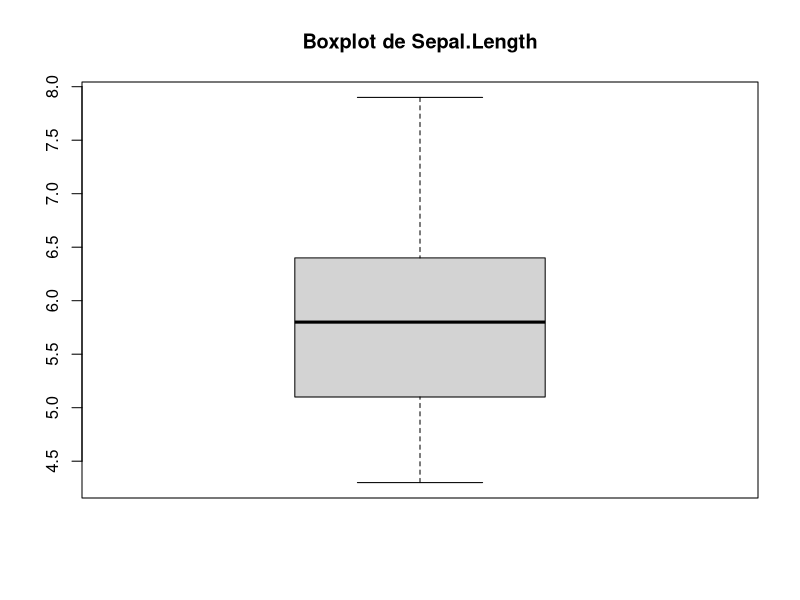
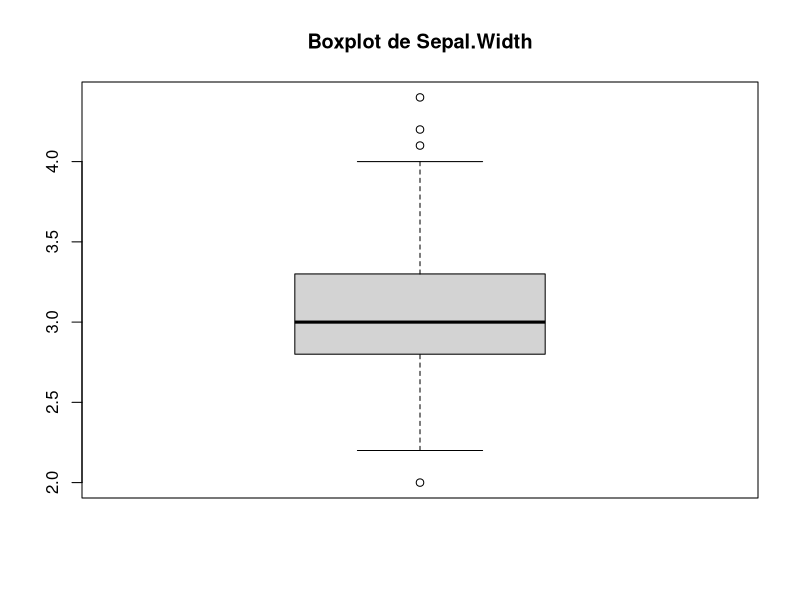
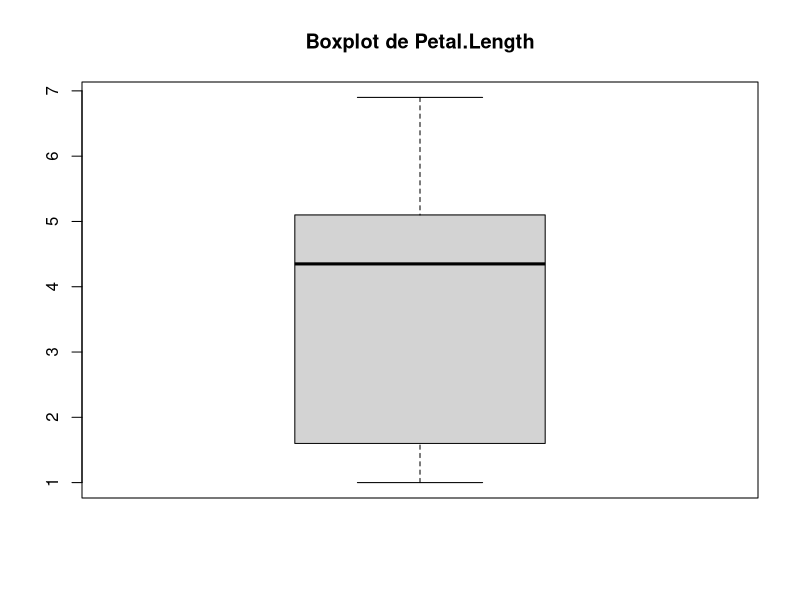
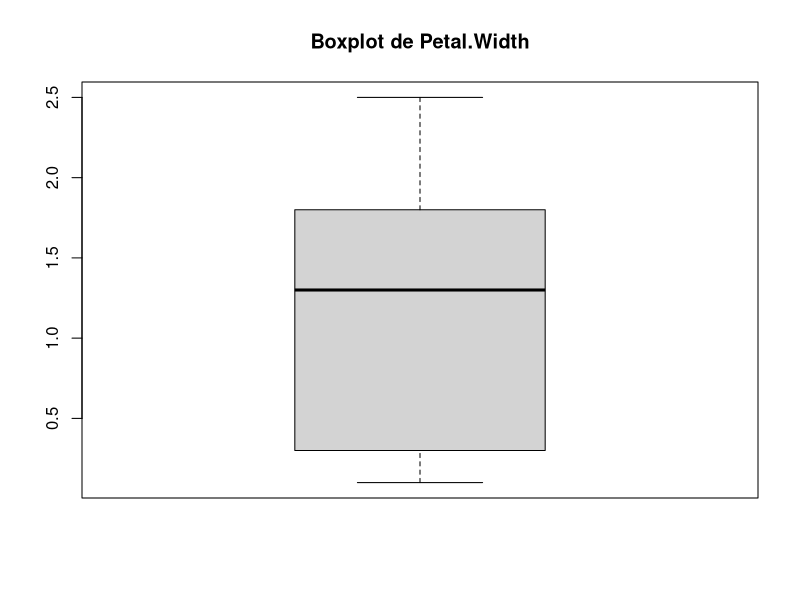
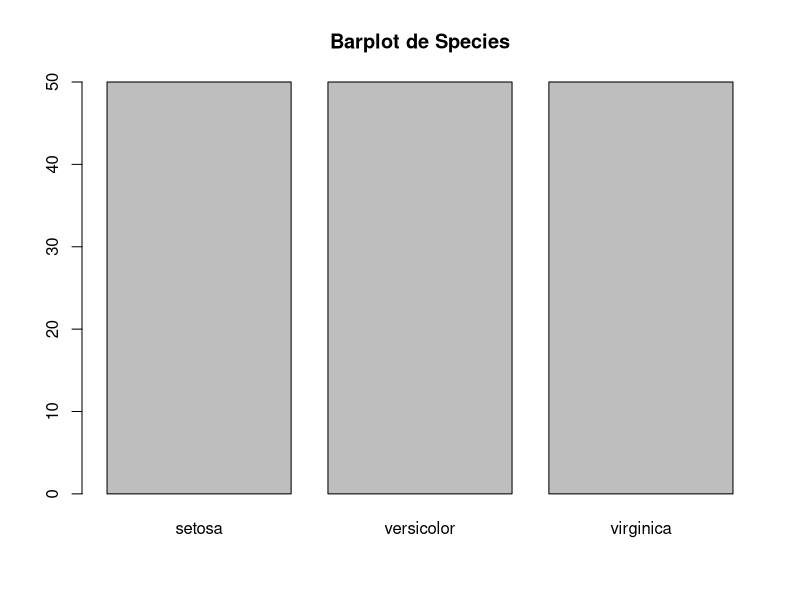

Generate these figures, in order, with R: (Note: a time limit stopped this script after it produced the figures.)
# EXERCICE 1



# SALAIRE BRUT > SALAIRE NET AVANT IMPOT
salaire_net_cadre = function(salaire_brut) {
        salaire_net_avant_impot = salaire_brut * 0.75
        return(salaire_net_avant_impot) }
#Test de la fonction
salaire_net_cadre(salaire_brut = 3000)



# VALUR PAR DEFAULT DE 2500
salaire_net_cadre = function(salaire_brut = 2500) {
        salaire_net_avant_impot = salaire_brut * 0.75
        return(salaire_net_avant_impot) }
#Test de la fonction
salaire_net_cadre()



# AJOUT TEMPS DE TRAVAIL PAR DEFAULT 100%
salaire_net_cadre = function(salaire_brut = 2500,temps_travail = 1) {
        salaire_net_avant_impot = salaire_brut * 0.75 * temps_travail
        return(salaire_net_avant_impot) 
}
salaire_net_cadre(salaire_brut = 3000,
                  temps_travail = 0.8)



# ERREUR SI ENTREE PAS NUMERIQUE
salaire_net_cadre = function(salaire_brut = 2500,temps_travail = 1) {
  
  if (!is.numeric(salaire_brut)) {
    return("Erreur :  le salaire brut doit être une valeur numérique")
  }
  
  salaire_net_avant_impot = salaire_brut * 0.75 * temps_travail
  return(salaire_net_avant_impot) 
}
salaire_net_cadre(salaire_brut = "2000€")
salaire_net_cadre(salaire_brut = 2000)



# ERREUR SI TEMPS TRAVAIL PAS NUMERIQUE ET NON COMPRIS ENTRE 0 ET 1
salaire_net_cadre = function(salaire_brut = 2500,temps_travail = 1) {
  
  if (!is.numeric(salaire_brut)) {
    return("Erreur :  le salaire brut doit être une valeur numérique")
  }

  if (!is.numeric(temps_travail)) {
    return("Erreur :  le temps de travail doit doit être une valeur numérique")
  }

  if ( (temps_travail > 1) | (temps_travail < 0)) {
    return("Erreur :  le temps de travail doit être une valeur numérique entre 0 et 1")
  }

  salaire_net_avant_impot = salaire_brut * 0.75 * temps_travail
  return(salaire_net_avant_impot) 
}
salaire_net_cadre(salaire_brut = 2000, temps_travail = "100%")
salaire_net_cadre(salaire_brut = 2000, temps_travail = 0.8)
salaire_net_cadre(salaire_brut = 2000, temps_travail = 100)



# PRISE EN CHARGE DU STATUT CADRE
salaire_net = function(salaire_brut = 2500,temps_travail = 1, statut) {
  
  if (!is.numeric(salaire_brut)) {
    return("Erreur :  le salaire brut doit être une valeur numérique")
  }
  
  if (!is.numeric(temps_travail)) {
    return("Erreur :  le temps de travail doit doit être une valeur numérique")
  }

  if ( (temps_travail > 1) | (temps_travail < 0)) {
    return("Erreur :  le temps de travail doit être une valeur numérique entre 0 et 1")
  }

  if (!statut %in% c("cadre","non cadre")) {
    return("Erreur :  le statut doit être cadre ou non cadre")
  }

  if (statut == "cadre") {
        salaire_net_avant_impot = salaire_brut * temps_travail * 0.75
  } else {
        salaire_net_avant_impot = salaire_brut * temps_travail * 0.78
  }

  return(salaire_net_avant_impot) 
}
salaire_net(salaire_brut = 2000, statut = "cadre")
salaire_net(salaire_brut = 2000, statut = "non cadre")
salaire_net(salaire_brut = 2000, statut = "technicien")




# ELSE IF
salaire_net = function(salaire_brut = 2500,temps_travail = 1, statut) {
  
  if (!is.numeric(salaire_brut)) {
    return("Erreur :  le salaire brut doit être une valeur numérique")
  }
  
  if (!is.numeric(temps_travail)) {
    return("Erreur :  le temps de travail doit doit être une valeur numérique")
  }

  if ( (temps_travail > 1) | (temps_travail < 0)) {
    return("Erreur :  le temps de travail doit être une valeur numérique entre 0 et 1")
  }

  if (!statut %in% c("cadre","non cadre")) {
    return("Erreur :  le statut doit être cadre ou non cadre")
  }

  if (statut == "cadre") {
        salaire_net_avant_impot = salaire_brut * temps_travail * 0.75
  } else {
        salaire_net_avant_impot = salaire_brut * temps_travail * 0.78
  }

  if (salaire_net_avant_impot <= 1591) {
    salaire_net_apres_impot <- salaire_net_avant_impot
  } else if (salaire_net_avant_impot <= 2006) {
    salaire_net_apres_impot <- salaire_net_avant_impot * (1 - 0.029)
  } else if (salaire_net_avant_impot <= 3476) {
    salaire_net_apres_impot <- salaire_net_avant_impot * (1 - 0.099)
  } else if (salaire_net_avant_impot <= 8557) {
    salaire_net_apres_impot <- salaire_net_avant_impot * (1 - 0.20)
  } else {
    salaire_net_apres_impot <- salaire_net_avant_impot * (1 - 0.43)
  }

  return(salaire_net_apres_impot) 
}



# RECAP SOUS FORME DE SHIFOUMI
shifumi <- function() {
  # Demander à l'utilisateur de saisir une valeur
  choix_utilisateur <- readline(prompt = "Choisissez entre pierre, papier ou ciseaux : ")
  
  # Vérifier si l'utilisateur a saisi une valeur valide
  if (choix_utilisateur %in% c("pierre", "papier", "ciseaux")) {
    # Simuler un choix aléatoire pour l'ordinateur
    choix_ordi <- sample(c("pierre", "papier", "ciseaux"), 1)
    
    # Afficher les choix de l'utilisateur et de l'ordinateur
    cat("Votre choix :", choix_utilisateur, "\n")
    cat("Choix de l'ordinateur :", choix_ordi, "\n")
    
    # Retourner le résultat du jeu
    if (choix_utilisateur == choix_ordi) {
      return("Égalité !")
    } else if ((choix_utilisateur == "pierre" & choix_ordi == "ciseaux") |
               (choix_utilisateur == "papier" & choix_ordi == "pierre") |
               (choix_utilisateur == "ciseaux" & choix_ordi == "papier")) {
      return("Vous avez gagné !")
    } else {
      return("L'ordinateur a gagné !")
    }
  } else {
    return("Valeur invalide. Veuillez choisir entre pierre, papier ou ciseaux.")
  }
}

#Test de la fonction
shifumi()



# BOUCLE FOR (elem in c()) {}
resultat = 0
for (element in c(1,2,3,4,5)) {
  resultat = resultat +  element
  print(paste("le resultat est : ",resultat))
}

# BOUCLE WHILE (res <= 50) {}
element = 1
resultat = 0
while (resultat <= 50) {
  resultat = resultat +  element
  print(paste("le resultat est : ",resultat))
  print(paste("le programme s'est arrêté à la valeur : ", element))
  element = element + 1
}

# ITERER ACTION SUR TOUTE UNE COLONNE FOR
for (colonne in colnames(iris)) {
        type_colonne = class(iris[ , colonne])
        print(paste("la colonne ", colonne, " est de type : ", type_colonne))
}



# ITERER ACTION SUR TOUTE UNE COLONNE WHILE

# Initialisation de l'indice de colonne
indice_colonne <- 1

# Tant qu'il reste des colonnes à parcourir dans iris
while (indice_colonne <= ncol(iris)) {
  # Récupération du nom de la colonne
  nom_colonne <- colnames(iris)[indice_colonne]
  
  # Récupération du type de données de la colonne
  type_colonne <- class(iris[, nom_colonne])
  
  # Affichage du résultat
  print(paste("la colonne ", nom_colonne, " est de type : ", type_colonne))
  
  # Passage à la colonne suivante
  indice_colonne <- indice_colonne + 1
}


# EXERCICE 3



########### Boucle pour demander 5 fois un nombre à l'utilisateur
for (i in 1:5) {
  
  # Demander à l'utilisateur d'entrer un nombre
  nombre <- readline(prompt = "Entrez le nombre :")
  nombre <- as.numeric(nombre)
  
  # Calculer le carré du nombre
  carre <- nombre^2
  
  # Afficher le carré du nombre
  print(paste("Le carré de", nombre, "est", carre))
}

########### BOUCLE PARCOURIR FICHIERS

# Chemin du dossier à explorer
dossier <- "chemin/vers/le/dossier"

# Liste les fichiers dans le dossier spécifié
fichiers <- list.files(dossier, full.names = TRUE)

# Affiche la taille de chaque fichier
for (fichier in fichiers) {
  info <- file.info(fichier)
  taille <- info$size
  cat("Le fichier", basename(fichier), "a une taille de", taille, "octets.\n")
}


########### SI COLONNE DATAFRAME NUMERIC -> CONTRUIT BOXPLOT SINON BARPLOT

# Parcourir toutes les colonnes du dataframe iris
for (colonne in colnames(iris)) {
  # Vérifier si la colonne est de type numeric
  if (is.numeric(iris[,colonne])) {
    # Si c'est le cas, construire un boxplot avec un titre
    boxplot(iris[,colonne], main = paste("Boxplot de", colonne))
  } else {
    # Sinon, construire un barplot avec un titre
    barplot(table(iris[,colonne]), main = paste("Barplot de", colonne))
  }
}


# SHIFOUMI INFINI
# Boucle while pour jouer au shifumi jusqu'à ce que l'utilisateur décide d'arrêter
continuer <- TRUE
while (continuer) {
  # Appeler la fonction shifumi et afficher le résultat
  resultat <- shifumi()
  cat("Résultat du jeu :", resultat, "\n")
  
  # Demander à l'utilisateur s'il souhaite continuer
  reponse <- readline(prompt = "Voulez-vous continuer à jouer ? (oui/non) : ")
  
  # Vérifier la réponse de l'utilisateur
  if (tolower(reponse) == "non") {
    print("Arrêt du jeu.")
    continuer <- FALSE  # Mettre fin à la boucle
  }
}


# JUSTE PRIX INFINI
# Fonction pour le jeu du juste prix
juste_prix <- function() {
  # Génération d'un nombre aléatoire entre 1 et 100
  nombre_a_deviner <- sample(1:100, 1)
  
  # Initialisation de la réponse de l'utilisateur
  reponse <- -1
  
  # Boucle tant que l'utilisateur n'a pas trouvé le bon nombre
  while (reponse != nombre_a_deviner) {
    # Demande à l'utilisateur de saisir un nombre
    reponse <- as.integer(readline(prompt = "Devinez le nombre : "))
    
    # Vérifie si le nombre est trop grand, trop petit ou correct
    if (reponse < nombre_a_deviner) {
      cat("C'est plus !\n")
    } else if (reponse > nombre_a_deviner) {
      cat("C'est moins !\n")
    } else {
      cat("Bravo, vous avez trouvé le juste prix !\n")
    }
  }
}

# Appel de la fonction juste_prix pour commencer le jeu
juste_prix()
